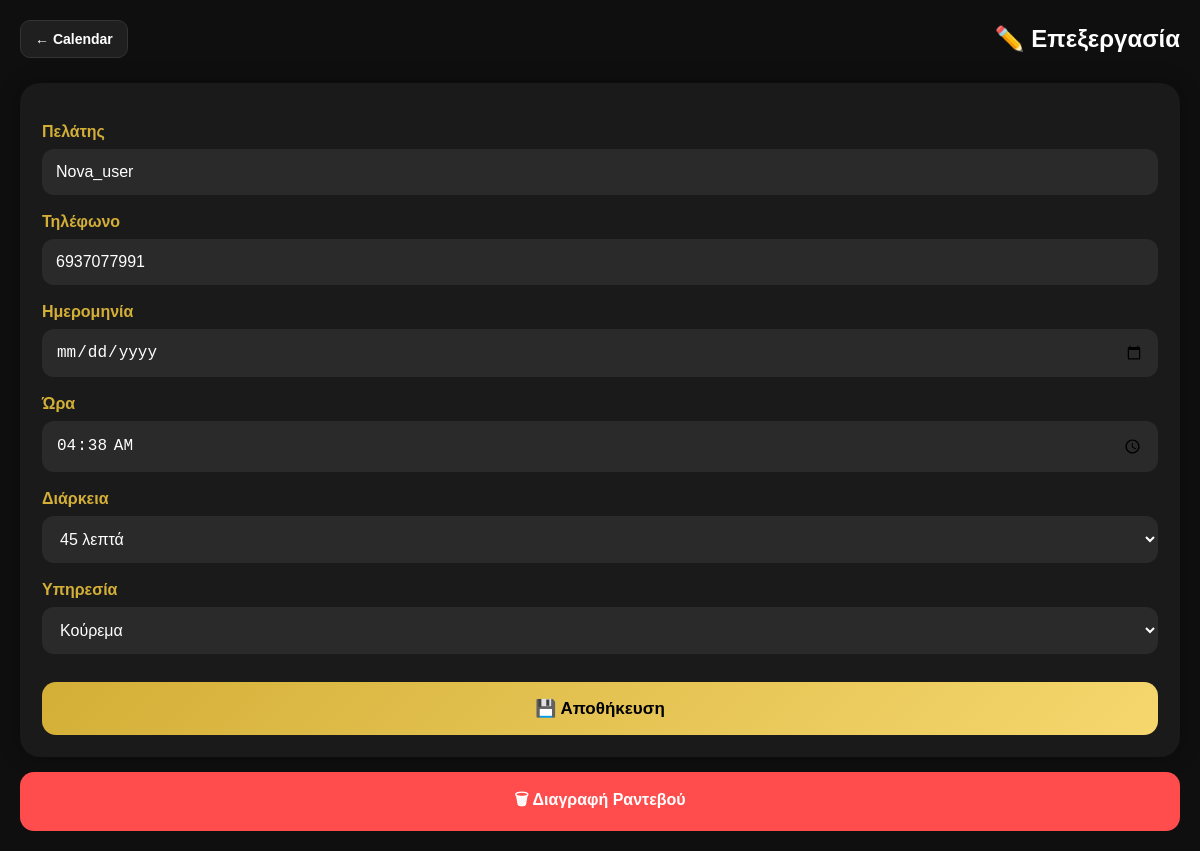
The app's page /edit/5, older data.
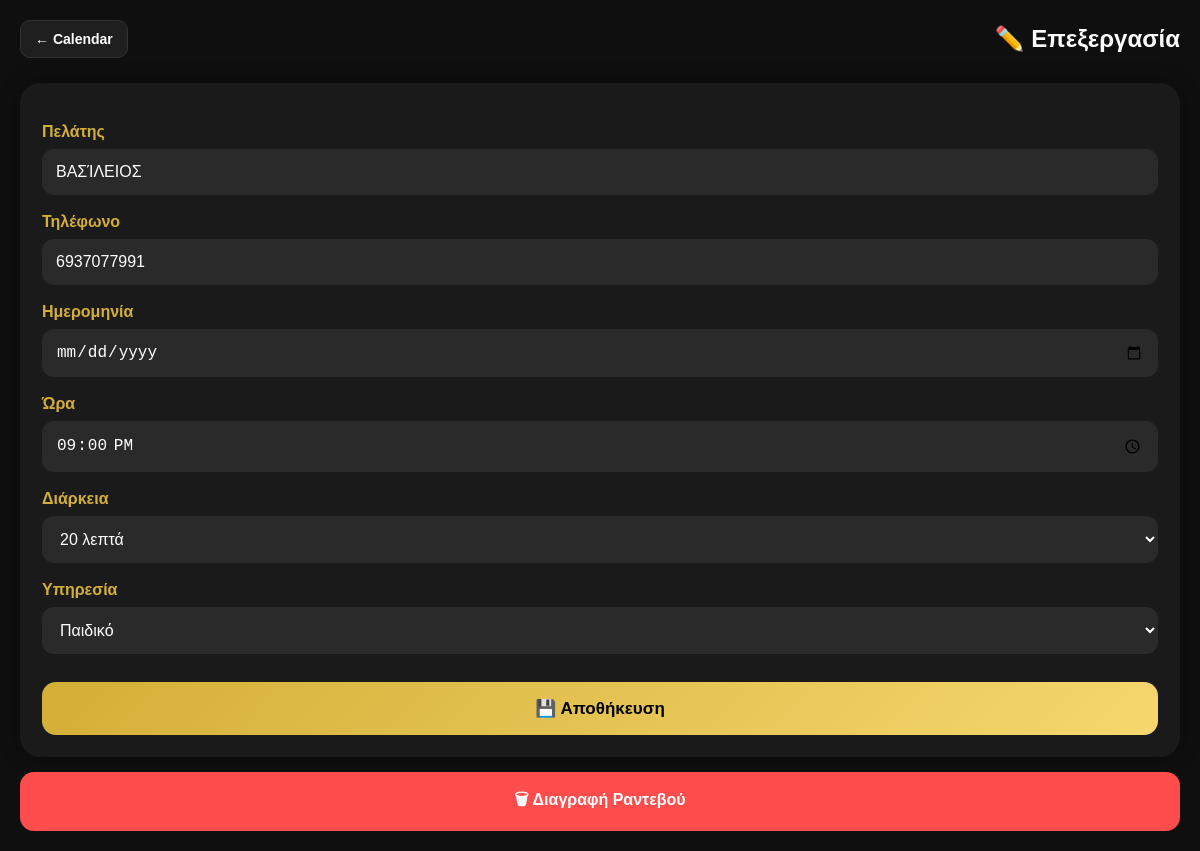
The same page, newer data.
### tables this page shows
CREATE TABLE appointments (

    id INTEGER PRIMARY KEY AUTOINCREMENT,

    name TEXT,

    phone TEXT,

    date TEXT,

    start_time TEXT,

    duration INTEGER,

    service TEXT
);

### app.py (the view, shortened to what this page needs)
@app.route("/edit/<int:id>", methods=["GET", "POST"])
def edit(id):
    conn = sqlite3.connect("barber.db")
    c = conn.cursor()
    c.execute("""
        SELECT id, name, phone, start_time, duration, service
        FROM appointments
        WHERE id=?
    """, (id,))
    appointment = c.fetchone()
    conn.close()
    return render_template("edit.html", appointment=appointment)

### templates/edit.html (shortened to what this page needs)
<!DOCTYPE html>
<html lang="el">
<head>
</head>
<body>
<div class="topbar">
<a href="/calendar" class="back-btn">
← Calendar
</a>
<h2>✏️ Επεξεργασία</h2>
</div>
<form method="POST">
<label>Πελάτης</label>
<input name="name" value="{{ appointment[1] }}" required>
<label>Τηλέφωνο</label>
<input name="phone" value="{{ appointment[2] }}" required>
<label>Ημερομηνία</label>
<input
type="date"
name="date"
value="{{ appointment[3] }}"
required>
<label>Ώρα</label>
<input type="time"
name="start_time"
value="{{ appointment[3] }}"
required>
<label>Διάρκεια</label>
<select name="duration">
<option value="20"
{% if appointment[4] == 20 %}selected{% endif %}>
20 λεπτά
</option>
<option value="45"
{% if appointment[4] == 45 %}selected{% endif %}>
45 λεπτά
</option>
</select>
<label>Υπηρεσία</label>
<select name="service">
<option
{% if appointment[5] == "Κούρεμα" %}selected{% endif %}>
Κούρεμα
</option>
<option
{% if appointment[5] == "Παιδικό" %}selected{% endif %}>
Παιδικό
</option>
</select>
<button class="save-btn" type="submit">
💾 Αποθήκευση
</button>
</form>
<a class="delete-btn"
href="/delete/{{ appointment[0] }}">
🗑 Διαγραφή Ραντεβού
</a>
</body>
</html>

### templates/edit.html (style rules this page uses)
body { margin:0; font-family:Arial; background:#0f0f0f; color:white; padding:20px; }
.topbar { display:flex; justify-content:space-between; align-items:center; margin-bottom:25px; }
.back-btn { background:#1f1f1f; color:white; padding:10px 14px; border-radius:10px; text-decoration:none; border:1px solid #333; font-size:14px; font-weight:bold; }
h2 { margin:0; }
form { background:#1a1a1a; padding:22px; border-radius:20px; box-shadow:0 0 20px rgba(0,0,0,0.35); }
label { display:block; margin-top:18px; margin-bottom:8px; color:#d4af37; font-weight:bold; }
input, select { width:100%; padding:14px; border:none; border-radius:12px; background:#2a2a2a; color:white; font-size:16px; box-sizing:border-box; }
button { width:100%; margin-top:28px; padding:16px; border:none; border-radius:14px; font-size:17px; font-weight:bold; }
.save-btn { background:linear-gradient(135deg,#d4af37,#f5d76e); color:black; }
.delete-btn { display:block; width:100%; margin-top:15px; padding:16px; border-radius:14px; background:#ff4d4d; color:white; text-align:center; text-decoration:none; font-weight:bold; box-sizing:border-box; }

Row changes from the older to the newer data that the page shows:
changed appointments: name "Nova_user" → "ΒΑΣΊΛΕΙΟΣ"; start_time "04:38" → "21:00"; duration "45 λεπτά" → "20 λεπτά"; service "Κούρεμα" → "Παιδικό"
